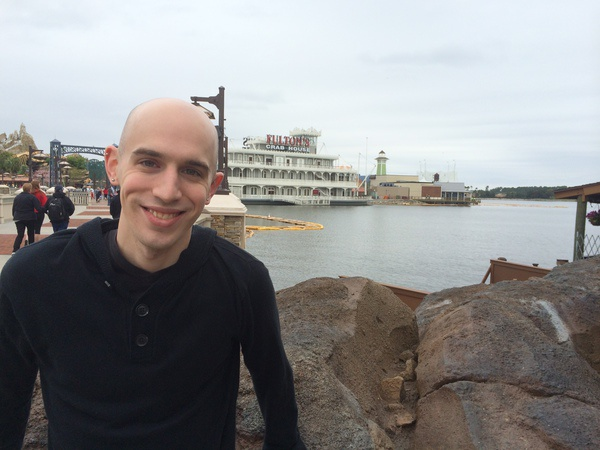
#> input picture 1_images/newimage.jpg, 600 x 450 px
$ python translation.py --image ../1_images/newimage.jpg
#> lines starting #> are read from the running program, lines starting #| are printed output that depends on the picture
### 4_imgproc/imageutils.py
import argparse
import cv2
import numpy as np
from enum import IntEnum


class Axis(IntEnum):
    BOTH = -1
    VERTICAL = 0
    HORIZONTAL = 1


def parsed_args():
    ap = argparse.ArgumentParser()
    ap.add_argument("-i", "--image", required=True, help="Path to the image")
    return vars(ap.parse_args())


def arg_image():
    args = parsed_args()
    return cv2.imread(args["image"])
#> returned value is the input picture: shape (450, 600, 3); mean B, G, R 139.9, 140.1, 141


def print_pixel(bgr_pixel):
    (b, g, r) = bgr_pixel
    print("R: {r}, G: {g}, B: {b}".format(r=r, g=g, b=b))


# [9 lines left out: function rotated, not called in this run]


def translated(image, x, y):
    # Translation matrix:
    # | 1 0 tx |
    # | 0 1 ty |
#> called with x = 25, y = 50
    translation = np.float32([[1, 0, x], [0, 1, y]])
    return cv2.warpAffine(image, translation, (image.shape[1], image.shape[0]))
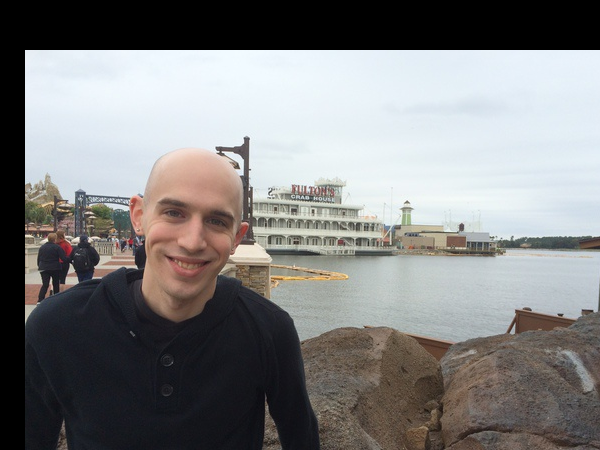
#> returned value: shape (450, 600, 3); mean of channels 0, 1, 2 127.8, 128, 128.4; drawn as B, G, R

### 4_imgproc/translation.py
import cv2
import imageutils

image = imageutils.arg_image()
cv2.imshow("Original", image)
cv2.imshow("Shifted down and right", imageutils.translated(image, x=25, y=50))
cv2.imshow("Shifted up and left", imageutils.translated(image, x=-50, y=-90))
#> call 2 of translated, with x = -50, y = -90
#> in translated (call 2), `return cv2.warpAffine(image, translation, (image.shape[1], image.shape..`:
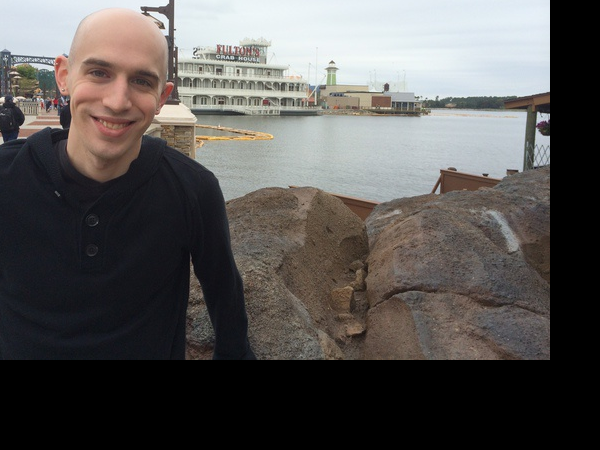
#> returned value: shape (450, 600, 3); mean of channels 0, 1, 2 84.8, 86.4, 89.1; drawn as B, G, R
cv2.waitKey(0)

$ run again, on 1_images/giraffe.png
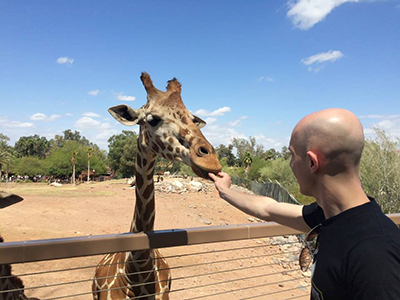
#> input picture 1_images/giraffe.png, 400 x 300 px
#> in arg_image, returned value is the input picture: shape (300, 400, 3); mean B, G, R 150.5, 143.8, 139.8
#> in translated, `return cv2.warpAffine(image, translation, (image.shape[1], image.shape..`:
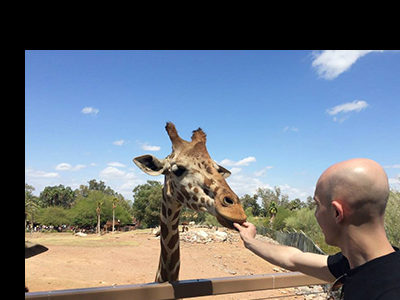
#> returned value: shape (300, 400, 3); mean of channels 0, 1, 2 126.8, 117, 109.4; drawn as B, G, R
#> in translated (call 2), `return cv2.warpAffine(image, translation, (image.shape[1], image.shape..`:
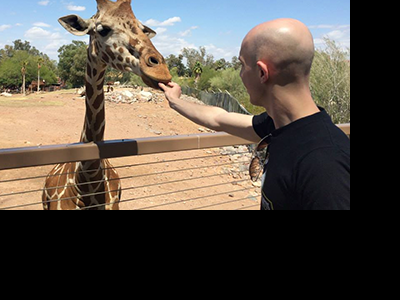
#> returned value: shape (300, 400, 3); mean of channels 0, 1, 2 73.7, 83, 90.9; drawn as B, G, R

$ run again, on 1_images/grand_canyon.png
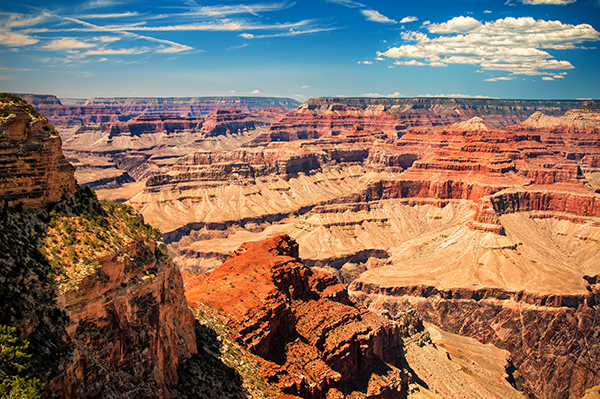
#> input picture 1_images/grand_canyon.png, 600 x 399 px
#> in arg_image, returned value is the input picture: shape (399, 600, 3); mean B, G, R 97.3, 113.1, 138.6
#> in translated, `return cv2.warpAffine(image, translation, (image.shape[1], image.shape..`:
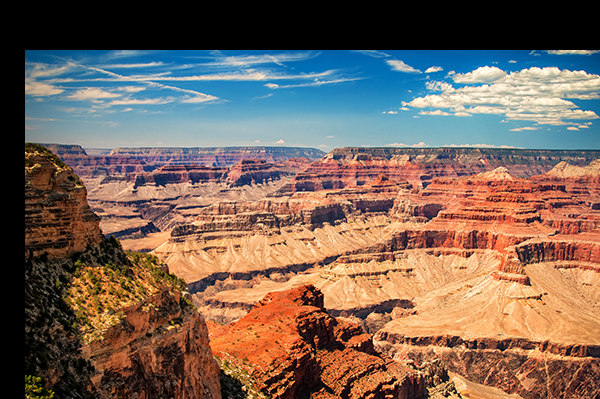
#> returned value: shape (399, 600, 3); mean of channels 0, 1, 2 88.7, 100.8, 120.6; drawn as B, G, R
#> in translated (call 2), `return cv2.warpAffine(image, translation, (image.shape[1], image.shape..`:
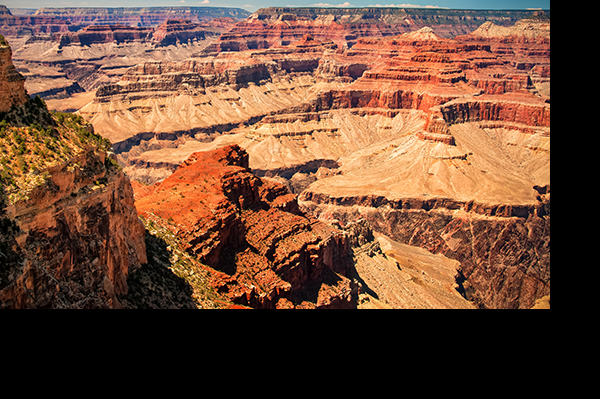
#> returned value: shape (399, 600, 3); mean of channels 0, 1, 2 55.5, 75.9, 112.1; drawn as B, G, R
